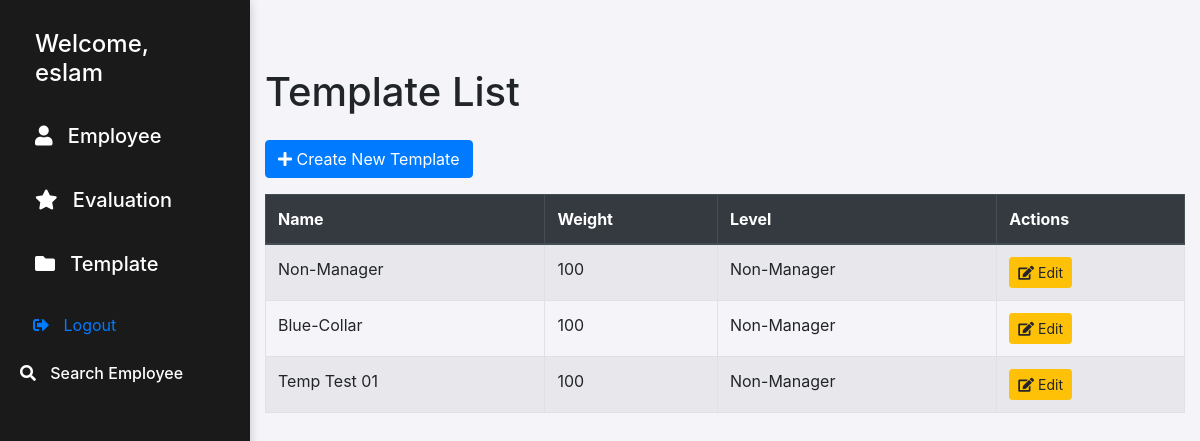
The page /templates/ (signed in) on the database as committed earlier.
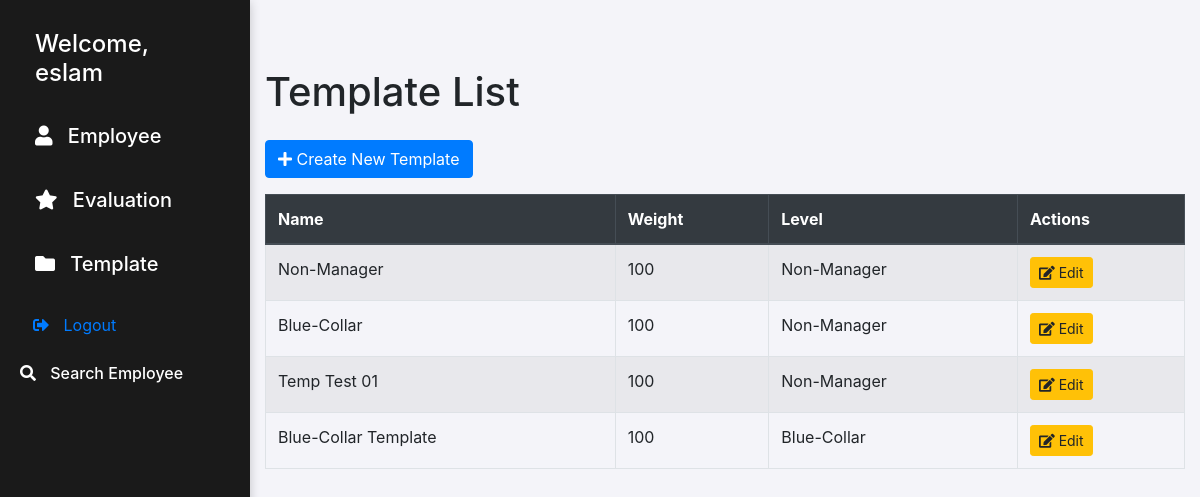
The same page on the database as committed later.
### pms/models.py (models this page shows, shortened)
class Template(models.Model):
    name = models.CharField(max_length=100)
    weight = models.PositiveSmallIntegerField()
    level = models.ForeignKey(Level, on_delete=models.CASCADE)

class Level(models.Model):
    name  = models.CharField(max_length=50)
    def __str__(self):
        return self.name

### pms/views.py (the view)
# urls.py: path('templates/', TemplateListView.as_view(), name='templates'),
class TemplateListView(ListView):
    model = Template
    template_name = 'pms/templates.html'
    context_object_name = 'templates'

### templates/pms/templates.html (shortened to what this page needs)
{% extends 'pms/base.html' %}
{% block body %}
{% if user.is_staff %}
<div class="container mt-5">
    <h1 class="mb-4">Template List</h1>
    <a href="{% url 'add-template' %}" class="btn btn-primary mb-3">
        <i class="fas fa-plus"></i> Create New Template
    </a>
    <table class="table table-striped table-bordered">
        <thead class="thead-dark">
            <tr>
                <th>Name</th>
                <th>Weight</th>
                <th>Level</th>
                <th>Actions</th>
            </tr>
        </thead>
        <tbody>
            {% for template in templates %}
            <tr>
                <td>{{ template.name }}</td>
                <td>{{ template.weight }}</td>
                <td>{{ template.level }}</td>
                <td>
                    <div class="btn-group" role="group">
                        <a href="{% url 'edit-template' template.id %}" class="btn btn-warning btn-sm" title="Edit Template">
                            <i class="fas fa-edit"></i> Edit
                        </a>
                    </div>
                </td>
            </tr>
            {% empty %}
            <tr>
                <td colspan="4" class="text-center">No templates found.</td>
            </tr>
            {% endfor %}
        </tbody>
    </table>
</div>
{% endif %}
{% endblock %}

Rows that differ between the two databases and show on the page:
added Template: name "Blue-Collar Template", weight "100", level "Blue-Collar"
